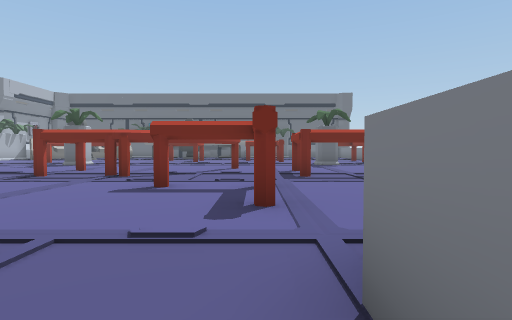
view 1 (above)

22 first-person views from a walk through a scene from a Unity 3-D project. The camera is 1.3 m above the floor, tilts 2° down and sees 80° across. The floor is counted in squares, 2 m on a side. Each view is taken from the middle of a square. On the plan, view 1 faces up. The plan holds only what a view shows up to about 10 squares ahead; the rest is blank. The place goes on beyond the plan.

view 2
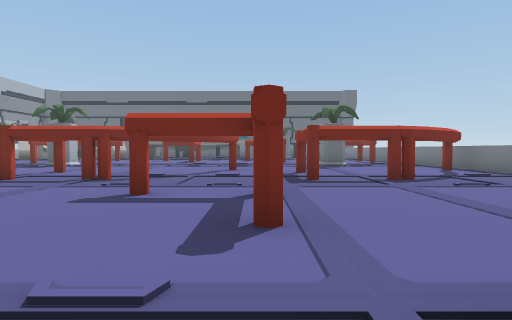

view 3
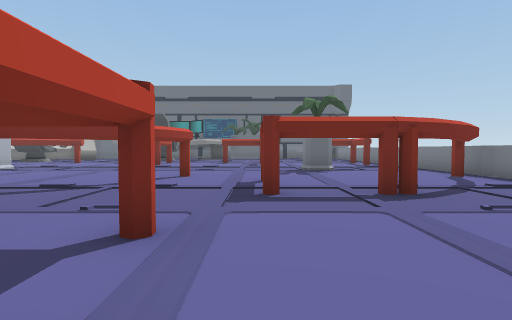

view 4
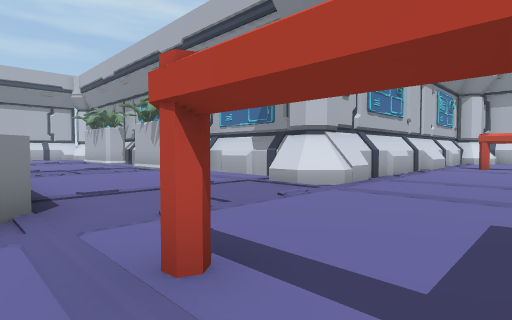

view 5
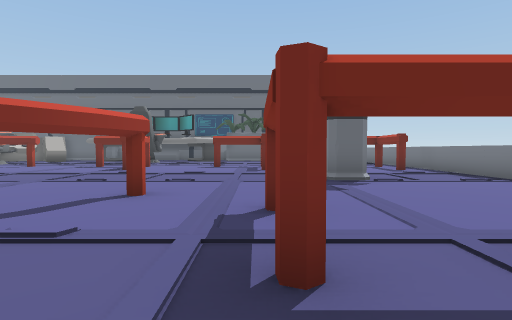

view 6
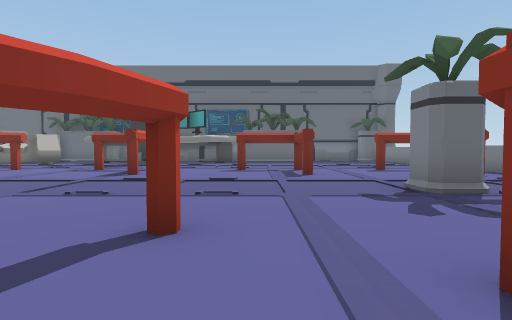

view 7
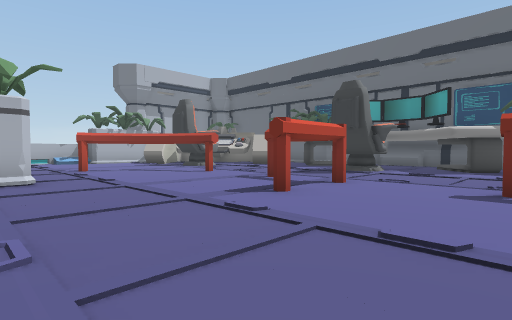

view 8
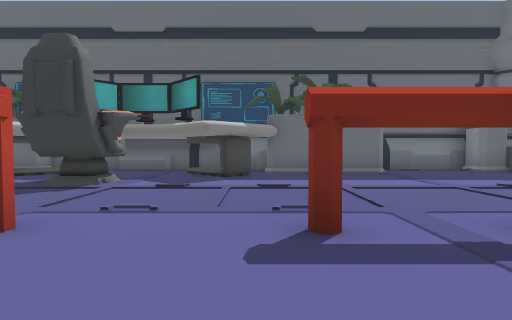

view 9
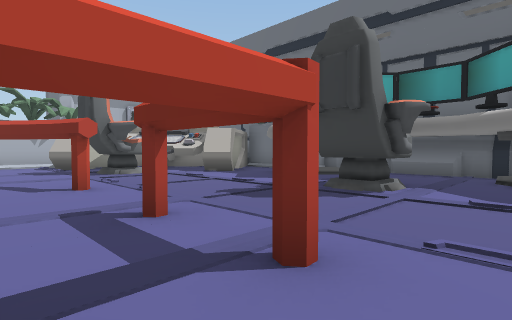

view 10
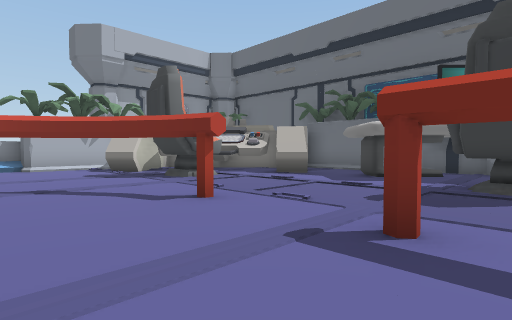

view 11
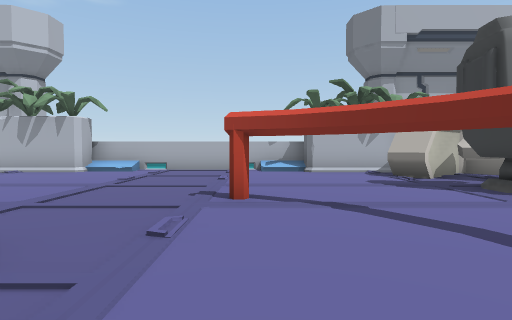

view 12
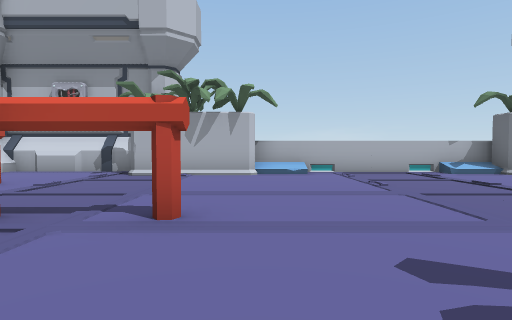

view 13
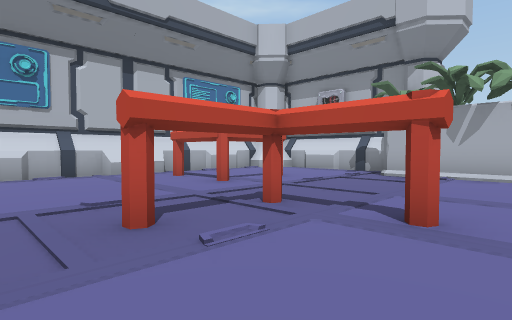

view 14
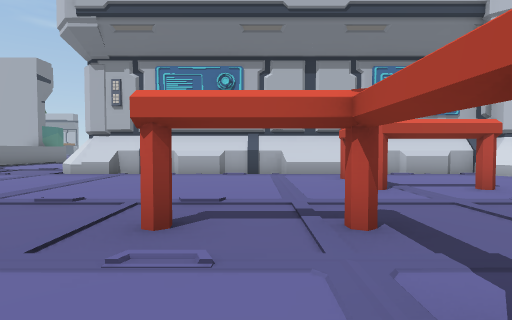

view 15
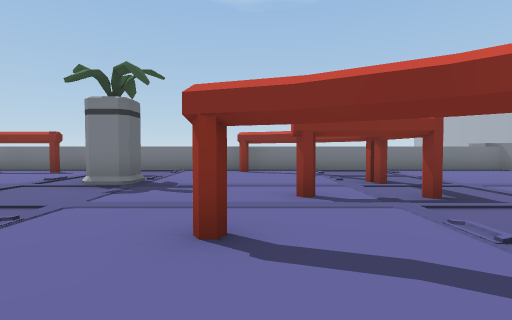

view 16
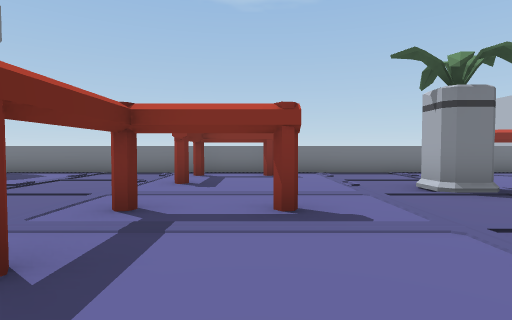

view 17
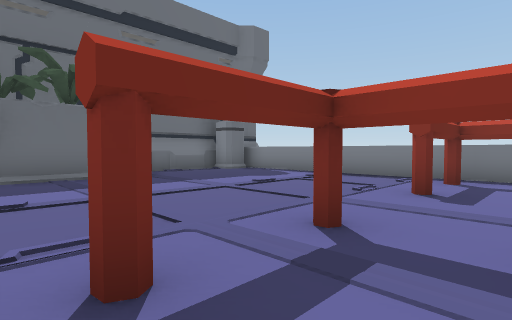

view 18
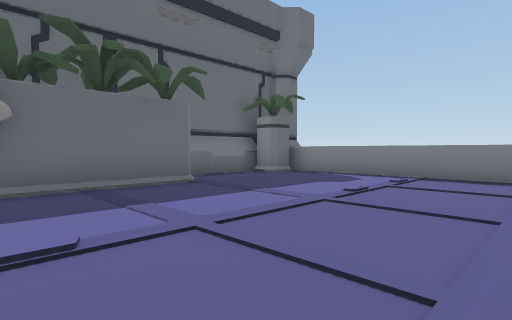

view 19
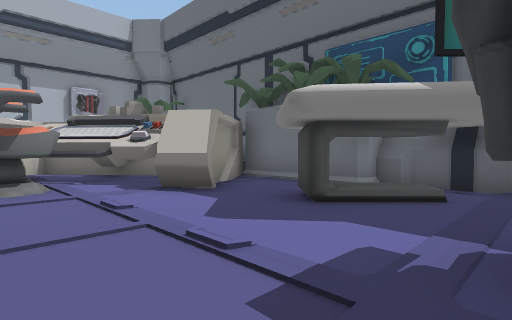

view 20
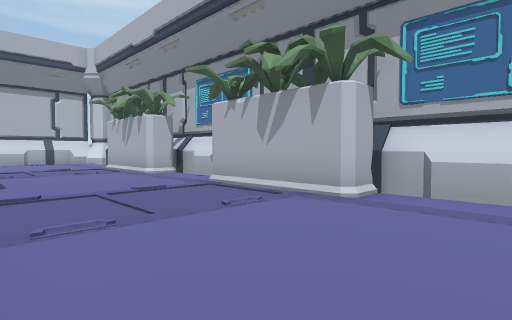

view 21
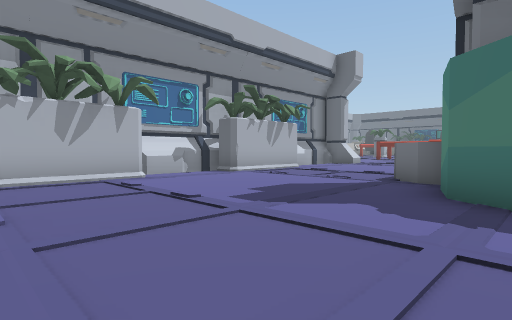

view 22
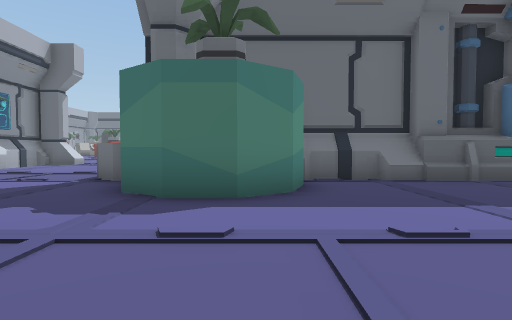

### Floor plan
Key: @ floor where view 1 was taken; # wall or solid block; . main floor; : floor 0.25 m higher than the main floor; / step, stairs or slope; ^ raised ledge; C chair; O other object.
Columns run from 16 left of view 1 to 9 right of it. Each row starts with its distance up from view 1.
 25          ######## ######
 24       ####......###...#^
 23       #..#....#........^
 22     ####....C.#........^
 21    ###.....CC..........^
 20   ###C.................^
 19  ###.CC................^
 18  #......OO.............^
 17 ^#..... #..O O..OO..O O^
 16 ^/..... .....O...O....O^
 15 #/....O................^
 14 #.//...................^
 13 #........#.........#...^
 12 #......................^
 11 #:.....................^
 10 ##.............O......O^
  9  #....O....O... .O... .^
  8  #.... ....O.O ..O.O ..^
  7 ##....O.O...O......O...^
  6 #......................^
  5 #..O O........O O......^
  4 #.... ..........O......^
  3 #....O.............  ..^
  2 #############.....    ##
  1            ##....#
  0            #....@
 -1            #.....
 -2            #.....
 -3            ##....
 -4             #....
 -5             #....## ######
 -6            ##.....###.....
 -7            #......###....
 -8            #.............
 -9            ##...........
-10            ##..........
-11             #.........
-12              ........

Positions as (right, up) in squares from view 1, and headings:
1: (0, 0), facing up
2: (0, 1), facing up
3: (1, 3), facing up
4: (1, 5), facing down-left
5: (1, 6), facing up
6: (0, 8), facing up
7: (0, 12), facing up-left
8: (-1, 15), facing up
9: (-2, 16), facing up-left
10: (-4, 15), facing up-left
11: (-6, 15), facing left
12: (-7, 10), facing left
13: (-7, 10), facing down-left
14: (-9, 10), facing down
15: (-3, 10), facing right
16: (-2, 16), facing right
17: (-1, 16), facing up-right
18: (-1, 18), facing up-right
19: (-5, 19), facing up-left
20: (0, -1), facing down-left
21: (3, -12), facing up-left
22: (4, -12), facing up
